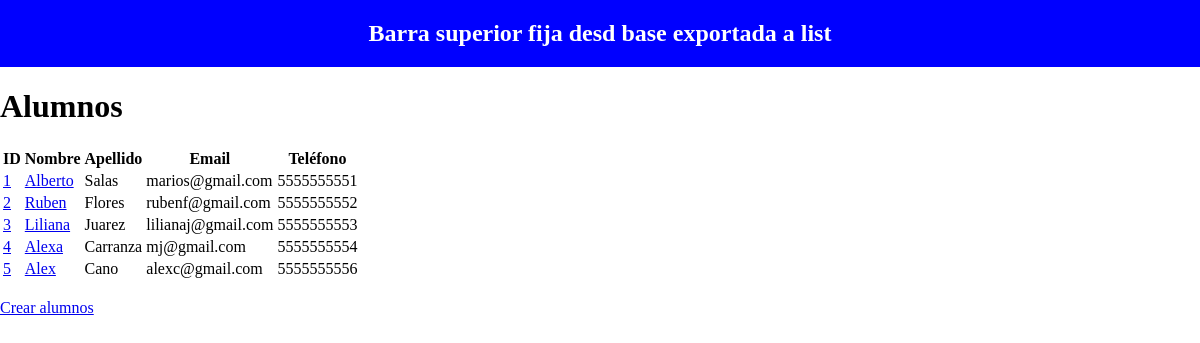
Page /myapp/alumnos/ on the earlier database version.
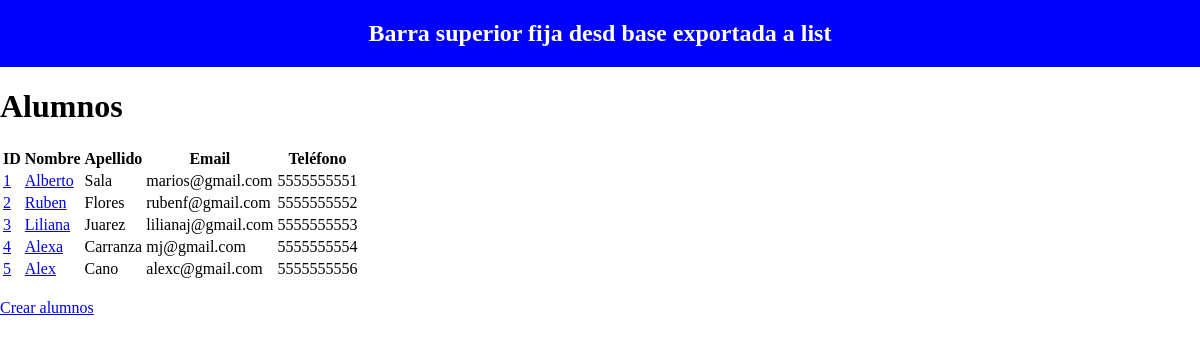
Same page on the later database version.
### myApp/models.py (models this page shows, shortened)
class Alumno(models.Model):
    first_name = models.CharField(max_length=255)
    last_name = models.CharField(max_length=255)
    email = models.EmailField(unique=True)
    phone = models.CharField(max_length=20, unique=True)
    created_at = models.DateTimeField(auto_now_add=True)
    generacion=models.ForeignKey(
        Generacion, on_delete=models.PROTECT, related_name="alumnos"
    )

### myApp/views.py (the view)
# urls.py: path("alumnos/", AlumnosList.as_view(), name="alumnos_list"),
class AlumnosList (ListView):
    model = Alumno
    template_name = "myApp/list_alumnos.html"
    context_object_name = "alumnos"

### templates/myApp/list_alumnos.html
{% extends "base.html" %}
{% load static %}
{% block title %}
    <header>
        <h1>Alumnos</h1>
    </header>
{% endblock title %}
    {% block content %}
    <table>
        <tr>
            <th>ID</th>
            <th>Nombre</th>
            <th>Apellido</th>
            <th>Email</th>
            <th>Teléfono</th>
        </tr>
        {% for alumno in alumnos %}
        <tr>
            <td>
                <a href="{% url 'myapp:alumnos_detail' pk=alumno.id %}">
                    {{alumno.id}}
                </a>
            </td>
            <td>
                <a href="{% url 'myapp:alumnos_detail' pk=alumno.id %}">{{alumno.first_name}}</a>
            </td>
            <td>{{alumno.last_name}}</td>
            <td>{{alumno.email}}</td>
            <td>{{alumno.phone}}</td>
        </tr>
        {% endfor %}
    </table>
    <br>
    <a href="{% url 'myapp:alumnos_create' %}">Crear alumnos</a>
    {% endblock content %}

Differences in the rows shown:
changed Alumno "Alberto": last_name "Salas" → "Sala"
